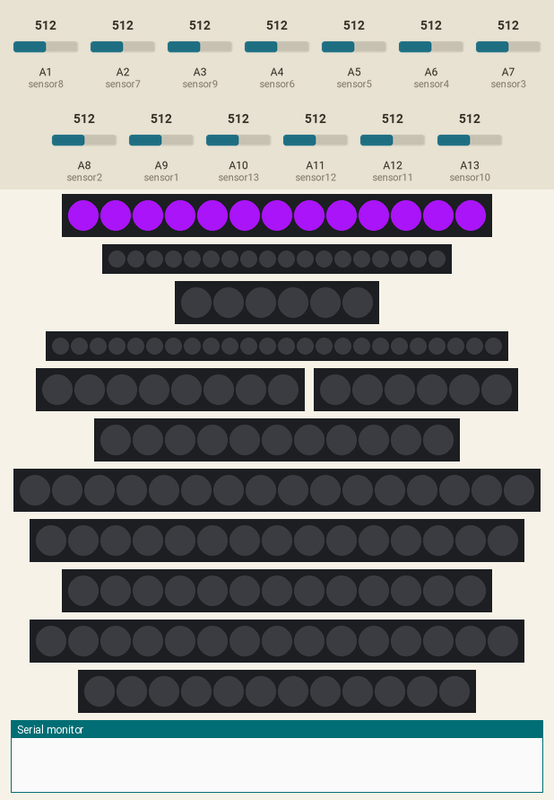
A sketch run on a simulated Arduino Mega 2560, built with avr-gcc and run on an emulated ATmega2560. Shown: 2 × 13 RGB LEDs in strip order, left to right, 18 RGB LEDs in strip order, left to right, 2 × 6 RGB LEDs in strip order, left to right, 24 RGB LEDs in strip order, left to right, 8 RGB LEDs in strip order, left to right, 11 RGB LEDs in strip order, left to right, 16 RGB LEDs in strip order, left to right, 2 × 15 RGB LEDs in strip order, left to right, 12 RGB LEDs in strip order, left to right, the last lines printed to the serial monitor. Inputs (shaded band) come from the test bench; at power-on: A1 (sensor8) = 512, A2 (sensor7) = 512, A3 (sensor9) = 512, A4 (sensor6) = 512, A5 (sensor5) = 512, A6 (sensor4) = 512, A7 (sensor3) = 512, A8 (sensor2) = 512, A9 (sensor1) = 512, A10 (sensor13) = 512, A11 (sensor12) = 512, A12 (sensor11) = 512, A13 (sensor10) = 512. Dim RGB values are drawn brighter than linear; random numbers use the default seed unless the sketch sets one.

Above: at 0.08 s.
At 4.73 s:
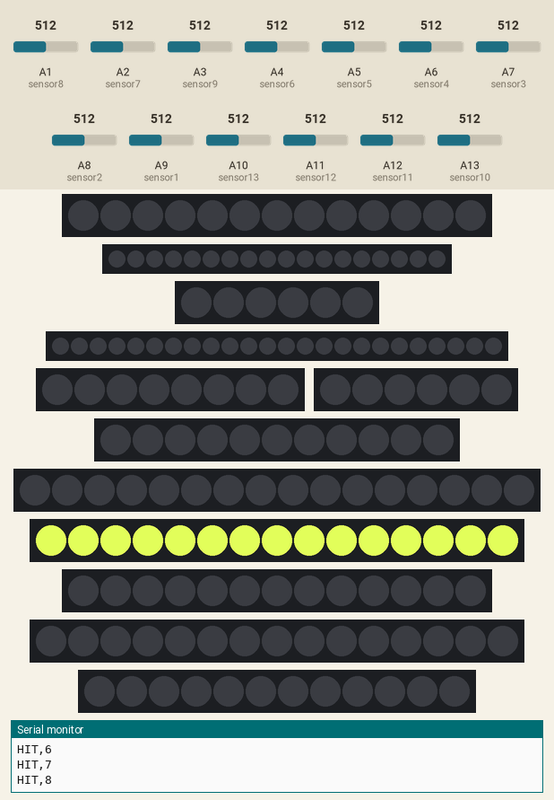
At 9.44 s:
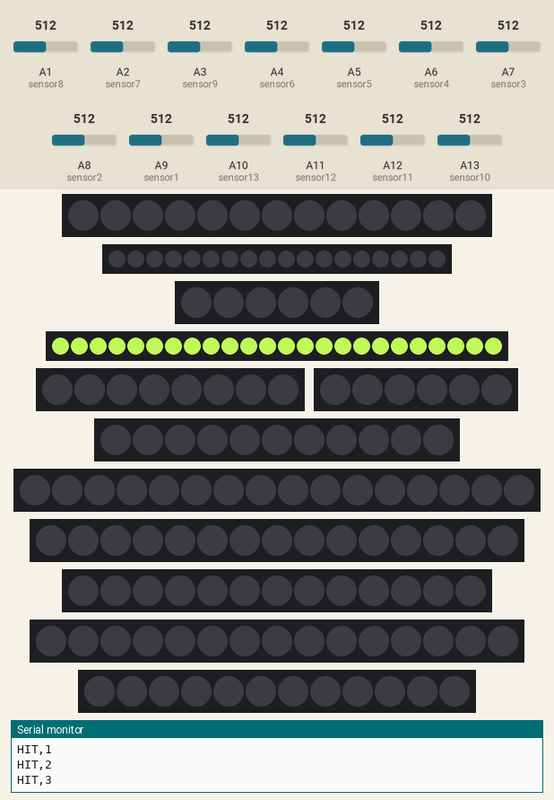
At 19.87 s:
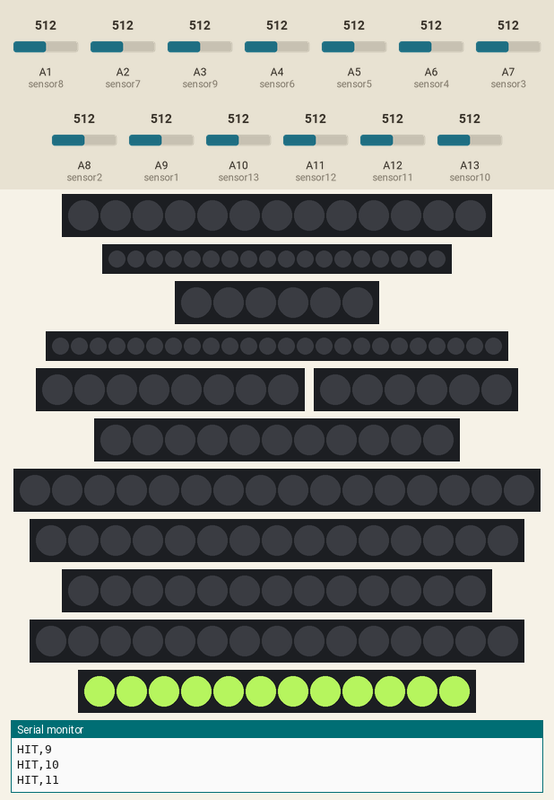
At 29.67 s:
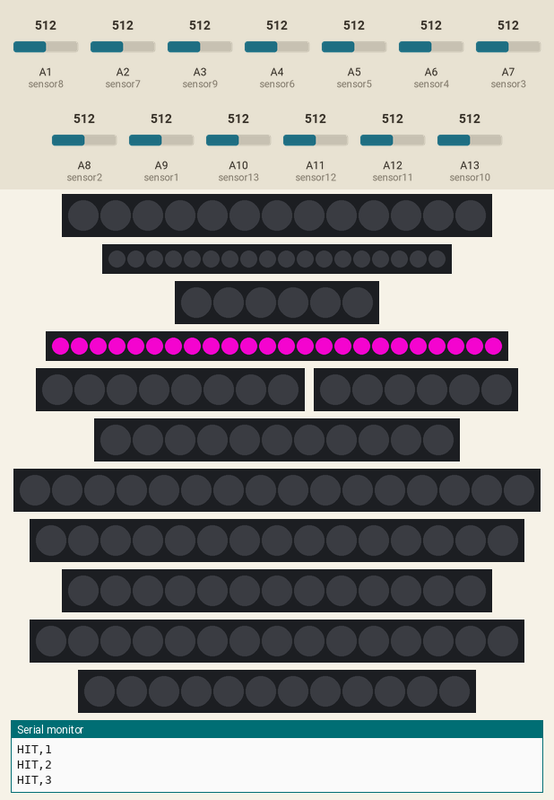
At 39.87 s:
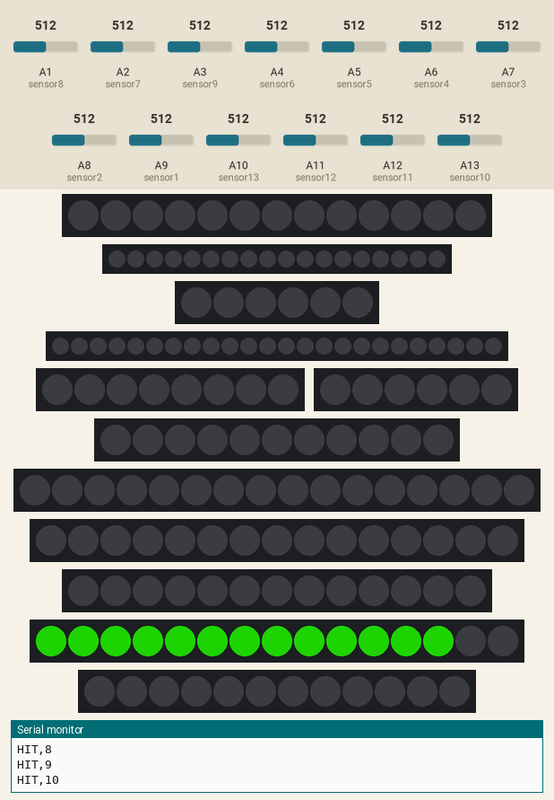
Timing chart, 0 to 40.0 s (numbered marks = the images above):
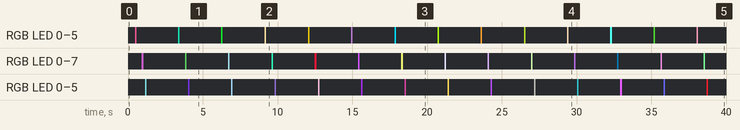

Measured:
- by itself, RGB LED 0–5: off → RGB(79, 142, 143) at 1.1 s, → off 0.10 s later, → RGB(84, 35, 163) 2.8 s later, → off 0.10 s later, … (28 changes in this stretch)
- by itself, RGB LED 0–7: off → RGB(102, 47, 102) at 0.93 s, → off 0.10 s later, → RGB(49, 118, 53) 2.8 s later, → off 0.10 s later, … (28 changes in this stretch)

The sketch:

monolith-final.ino
```cpp
#include <Adafruit_NeoPixel.h>

#define NUM_LIGHTS  4

int period = 300000;
int period2 = 100000;
unsigned long time_now = 0;

#define PIN1 12
#define PIN2 11
#define PIN3 10
#define PIN4 9
#define PIN5 6
#define PIN6 8
#define PIN7 7

#define PIN8 44
#define PIN9 46
#define PIN10 2
#define PIN11 3
#define PIN12 4
#define PIN13 5

int sensor1 = A9;
int sensor2 = A8;
int sensor3 = A7;
int sensor4 = A6;
int sensor5 = A5;
int sensor6 = A4;
int sensor7 = A2;
int sensor8 = A1;
int sensor9 = A3;
int sensor10 = A13;
int sensor11 = A12;
int sensor12 = A11;
int sensor13 = A10;

int sensorReading1;
int sensorReading2;
int sensorReading3;
int sensorReading4;
int sensorReading5;
int sensorReading6;
int sensorReading7;
int sensorReading8;
int sensorReading9;
int sensorReading10;
int sensorReading11;
int sensorReading12;
int sensorReading13;

int sensorState1;
int lastSensorState1;
int sensorState2;
int lastSensorState2;
int sensorState3;
int lastSensorState3;
int sensorState4;
int lastSensorState4;
int sensorState5;
int lastSensorState5;
int sensorState6;
int lastSensorState6;
int sensorState7;
int lastSensorState7;
int sensorState8;
int lastSensorState8;
int sensorState9;
int lastSensorState9;
int sensorState10;
int lastSensorState10;
int sensorState11;
int lastSensorState11;
int sensorState12;
int lastSensorState12;
int sensorState13;
int lastSensorState13;

int num1 = 13;
int num2 = 18;
int num3 = 6;
int num4 = 24;
int num5 = 8;
int num6 = 6;
int num7 = 11;
int num8 = 16;
int num9 = 15;
int num10 = 13;
int num11 = 15;
int num12 = 12;
int num13 = 18;


int brightness = 50;
int threshold = 1;
int startTimer;
int count=1;
// Parameter 1 = number of pixels in strip
// Parameter 2 = Arduino pin number (most are valid)
// Parameter 3 = pixel type flags, add together as needed:
//   NEO_KHZ800  800 KHz bitstream (most NeoPixel products w/WS2812 LEDs)
//   NEO_KHZ400  400 KHz (classic 'v1' (not v2) FLORA pixels, WS2811 drivers)
//   NEO_GRB     Pixels are wired for GRB bitstream (most NeoPixel products)
//   NEO_RGB     Pixels are wired for RGB bitstream (v1 FLORA pixels, not v2)
//   NEO_RGBW    Pixels are wired for RGBW bitstream (NeoPixel RGBW products)
Adafruit_NeoPixel strip1 = Adafruit_NeoPixel(13, PIN1, NEO_GRB + NEO_KHZ800);
Adafruit_NeoPixel strip2 = Adafruit_NeoPixel(18, PIN2, NEO_GRB + NEO_KHZ800);
Adafruit_NeoPixel strip3 = Adafruit_NeoPixel(6, PIN3, NEO_GRB + NEO_KHZ800);
Adafruit_NeoPixel strip4 = Adafruit_NeoPixel(24, PIN4, NEO_GRB + NEO_KHZ800);
Adafruit_NeoPixel strip5 = Adafruit_NeoPixel(8, PIN5, NEO_GRB + NEO_KHZ800);
Adafruit_NeoPixel strip6 = Adafruit_NeoPixel(6, PIN6, NEO_GRB + NEO_KHZ800);
Adafruit_NeoPixel strip7 = Adafruit_NeoPixel(11, PIN7, NEO_GRB + NEO_KHZ800);

Adafruit_NeoPixel strip8 = Adafruit_NeoPixel(16, PIN8, NEO_GRB + NEO_KHZ800);
Adafruit_NeoPixel strip9 = Adafruit_NeoPixel(15, PIN9, NEO_GRB + NEO_KHZ800);
Adafruit_NeoPixel strip10 = Adafruit_NeoPixel(13, PIN10, NEO_GRB + NEO_KHZ800);
Adafruit_NeoPixel strip11 = Adafruit_NeoPixel(15, PIN11, NEO_GRB + NEO_KHZ800);
Adafruit_NeoPixel strip12 = Adafruit_NeoPixel(12, PIN12, NEO_GRB + NEO_KHZ800);
Adafruit_NeoPixel strip13 = Adafruit_NeoPixel(18, PIN13, NEO_GRB + NEO_KHZ800);

uint32_t low1;
uint32_t high1;
uint32_t low2;
uint32_t high2;
uint32_t low3;
uint32_t high3;
uint32_t low4;
uint32_t high4;
uint32_t low5;
uint32_t high5;
uint32_t low6;
uint32_t high6;
uint32_t low7;
uint32_t high7;
uint32_t low8;
uint32_t high8;
uint32_t low9;
uint32_t high9;
uint32_t low10;
uint32_t high10;
uint32_t low11;
uint32_t high11;
uint32_t low12;
uint32_t high12;
uint32_t low13;
uint32_t high13;

uint32_t change;


void setup() {
  Serial.begin(9600);

  strip1.begin();
  strip1.show(); // Initialize all pixels to 'off'
  strip2.begin();
  strip2.show();
  strip3.begin();
  strip3.show();
  strip4.begin();
  strip4.show();
  strip5.begin();
  strip5.show();
  strip6.begin();
  strip6.show();
  strip7.begin();
  strip7.show();

  strip8.begin();
  strip8.show();
  strip9.begin();
  strip9.show();
  strip10.begin();
  strip10.show();
  strip11.begin();
  strip11.show();
  strip12.begin();
  strip12.show();
  strip13.begin();
  strip13.show();

//clear out
  strip1.clear();
  strip2.clear();
  strip3.clear();
  strip4.clear();
  strip5.clear();
  strip6.clear();
  strip7.clear();
  strip8.clear();
  strip9.clear();
  strip10.clear();
  strip11.clear();
  strip12.clear();
  strip13.clear();

}

void loop() {
  sensorReading1 = analogRead(sensor1);
  sensorReading2 = analogRead(sensor2);
  sensorReading3 = analogRead(sensor3);
  sensorReading4 = analogRead(sensor4);
  sensorReading5 = analogRead(sensor5);
  sensorReading6 = analogRead(sensor6);
  sensorReading7 = analogRead(sensor7);
  sensorReading8 = analogRead(sensor8);
  sensorReading9 = analogRead(sensor9);
  sensorReading10 = analogRead(sensor10);
  sensorReading11 = analogRead(sensor11);
  sensorReading12 = analogRead(sensor12);
  sensorReading13 = analogRead(sensor13);


//  Serial.print("Sensor 1 reading: ");
//  Serial.println(sensorReading1);
//  Serial.print("Sensor 2 reading: ");
//  Serial.println(sensorReading2);
//  Serial.print("Sensor 3 reading: ");
//  Serial.println(sensorReading3);
//  Serial.print("Sensor 4 reading: ");
//  Serial.println(sensorReading4);
//  Serial.print("Sensor 5 reading: ");
//  Serial.println(sensorReading5);
//  Serial.print("Sensor 6 reading: ");
//  Serial.println(sensorReading6);
//  Serial.print("Sensor 7 reading: ");
//  Serial.println(sensorReading7);
//  Serial.print("Sensor 8 reading: ");
//  Serial.println(sensorReading8);
//  Serial.print("Sensor 9 reading: ");
//  Serial.println(sensorReading9);
//  Serial.print("Sensor 10 reading: ");
//  Serial.println(sensorReading10);

  low1 = strip1.Color(0, 0, 0);
  high1 = strip1.Color(random(0,255), random(0,255), random(0,255));
  low2 = strip2.Color(0, 0, 0);
  high2 = strip2.Color(random(0,255), random(0,255), random(0,255));
  low3 = strip3.Color(0, 0, 0);
  high3 = strip3.Color(random(0,255), random(0,255), random(0,255));
  low4 = strip4.Color(0, 0, 0);
  high4 = strip4.Color(random(0,255), random(0,255), random(0,255));
  low5 = strip5.Color(0, 0, 0);
  high5 = strip5.Color(random(0,255), random(0,255), random(0,255));
  low6 = strip6.Color(0, 0, 0);
  high6 = strip6.Color(random(0,255), random(0,255), random(0,255));
  low7 = strip7.Color(0, 0, 0);
  high7 = strip7.Color(random(0,255), random(0,255), random(0,255));
  low8 = strip8.Color(0, 0, 0);
  high8 = strip8.Color(random(0,255), random(0,255), random(0,255));
  low9 = strip9.Color(0, 0, 0);
  high9 = strip9.Color(random(0,255), random(0,255), random(0,255));
  low10 = strip10.Color(0, 0, 0);
  high10 = strip10.Color(random(0,255), random(0,255), random(0,255));
  low11 = strip11.Color(0, 0, 0);
  high11 = strip11.Color(random(0,255), random(0,255), random(0,255));
  low12 = strip12.Color(0, 0, 0);
  high12 = strip12.Color(random(0,255), random(0,255), random(0,255));
  low13 = strip13.Color(0, 0, 0);
  high13 = strip13.Color(random(0,255), random(0,255), random(0,255));

  hits();

  //waits after 5 minutes to time out.
  if(millis() > time_now + period){
    time_now = millis();
    crazy();
  }

//  if(millis() > time_now + period2){
//        time_now = millis();
//        fades();
//  }

}


/////////////////////
void hits(){

  if(sensorReading1 >threshold){

    // Turn them off
    for( int i = 0; i<num1; i++){
        strip1.setPixelColor(i, high1);
        strip1.show();
    }
    delay(100);

    for( int i = 0; i<num1; i++){
        strip1.setPixelColor(i, low1);
        strip1.show();
    }
    delay(100);
    Serial.println("HIT,1");
    }

  if(sensorReading2 >threshold){

    // Turn them off
    for( int i = 0; i<num2; i++){
        strip2.setPixelColor(i, high2);
        strip2.show();
    }
    delay(100);

    for( int i = 0; i<num2; i++){
        strip2.setPixelColor(i, low2);
        strip2.show();
    }
    delay(100);
    Serial.println("HIT,2");
    }

if(sensorReading3 >threshold){

    // Turn them off
    for( int i = 0; i<num3; i++){
        strip3.setPixelColor(i, high3);
        strip3.show();
    }
    delay(100);

    for( int i = 0; i<num3; i++){
        strip3.setPixelColor(i, low3);
        strip3.show();
    }
    delay(100);
        Serial.println("HIT,3");

    }

    if(sensorReading4 >threshold){

    // Turn them on
    for( int i = 0; i<num4; i++){
        strip4.setPixelColor(i, high4);
        strip4.show();
    }
    delay(100);
    // Turn them off
    for( int i = 0; i<num4; i++){
        strip4.setPixelColor(i, low4);
        strip4.show();
    }
    delay(100);
        Serial.println("HIT,4");

    }

      if(sensorReading5 >threshold){

    // Turn them off
    for( int i = 0; i<num5; i++){
        strip5.setPixelColor(i, high5);
        strip5.show();
    }
    delay(100);

    for( int i = 0; i<num5; i++){
        strip5.setPixelColor(i, low5);
        strip5.show();
    }
    delay(100);
        Serial.println("HIT,5");

    }

          if(sensorReading6 >threshold){

    // Turn them off
    for( int i = 0; i<num6; i++){
        strip6.setPixelColor(i, high6);
        strip6.show();
    }
    delay(100);

    for( int i = 0; i<num6; i++){
        strip6.setPixelColor(i, low6);
        strip6.show();
    }
    delay(100);
        Serial.println("HIT,6");

    }

          if(sensorReading7 >threshold){

    // Turn them off
    for( int i = 0; i<num7; i++){
        strip7.setPixelColor(i, high7);
        strip7.show();
    }
    delay(100);

    for( int i = 0; i<num7; i++){
        strip7.setPixelColor(i, low7);
        strip7.show();
    }
    delay(100);
        Serial.println("HIT,7");

    }


       if(sensorReading8 >threshold){

    // Turn them off
    for( int i = 0; i<num8; i++){
        strip8.setPixelColor(i, high8);
        strip8.show();
    }
    delay(100);

    for( int i = 0; i<num8; i++){
        strip8.setPixelColor(i, low8);
        strip8.show();
    }
    delay(100);
        Serial.println("HIT,8");

    }


        if(sensorReading9 >threshold){

    // Turn them off
    for( int i = 0; i<num9; i++){
        strip9.setPixelColor(i, high9);
        strip9.show();
    }
    delay(100);

    for( int i = 0; i<num9; i++){
        strip9.setPixelColor(i, low9);
        strip9.show();
    }
    delay(100);
        Serial.println("HIT,9");

    }

  if(sensorReading10 >threshold){

    // Turn them off
    for( int i = 0; i<num10; i++){
        strip10.setPixelColor(i, high10);
        strip10.show();
    }
    delay(100);

    for( int i = 0; i<num10; i++){
        strip10.setPixelColor(i, low10);
        strip10.show();
    }
    delay(100);
        Serial.println("HIT,10");

    }


          if(sensorReading11 >threshold){

    // Turn them off
    for( int i = 0; i<num10; i++){
        strip11.setPixelColor(i, high11);
        strip11.show();
    }
    delay(100);

    for( int i = 0; i<num11; i++){
        strip11.setPixelColor(i, low11);
        strip11.show();
    }
    delay(100);
        Serial.println("HIT,11");

    }


     if(sensorReading12 >threshold){

    // Turn them off
    for( int i = 0; i<num10; i++){
        strip12.setPixelColor(i, high12);
        strip12.show();
    }
    delay(100);

    for( int i = 0; i<num12; i++){
        strip12.setPixelColor(i, low12);
        strip12.show();
    }
    delay(100);
        Serial.println("HIT,12");

    }


     if(sensorReading13 >threshold){

    // Turn them off
    for( int i = 0; i<num13; i++){
        strip13.setPixelColor(i, high13);
        strip13.show();
    }
    delay(100);

    for( int i = 0; i<num13; i++){
        strip13.setPixelColor(i, low13);
        strip13.show();
    }
    delay(100);
        Serial.println("HIT,13");

    }
}

//////////////////////////
void fades(){

  for( int i = 0; i<num1; i++){
        strip1.setPixelColor(i, high1);
        strip1.show();
  }

    for( int i = 0; i<num2; i++){
        strip2.setPixelColor(i, high2);
        strip2.show();
    }

    for( int i = 0; i<num3; i++){
        strip3.setPixelColor(i, high3);
        strip3.show();
    }

for( int i = 0; i<num4; i++){
        strip4.setPixelColor(i, high4);
        strip4.show();
    }

 for( int i = 0; i<num5; i++){
        strip5.setPixelColor(i, high5);
        strip5.show();
    }

    for( int i = 0; i<num6; i++){
        strip6.setPixelColor(i, high6);
        strip6.show();
    }

 for( int i = 0; i<num7; i++){
        strip7.setPixelColor(i, high7);
        strip7.show();
    }

for( int i = 0; i<num8; i++){
        strip8.setPixelColor(i, high8);
        strip8.show();
    }

        for( int i = 0; i<num9; i++){
        strip9.setPixelColor(i, high9);
        strip9.show();
    }

for( int i = 0; i<num10; i++){
        strip10.setPixelColor(i, high10);
        strip10.show();
    }

    for( int i = 0; i<num10; i++){
        strip11.setPixelColor(i, high11);
        strip11.show();
    }

    for( int i = 0; i<num10; i++){
        strip12.setPixelColor(i, high12);
        strip12.show();
    }

    for( int i = 0; i<num13; i++){
        strip13.setPixelColor(i, high13);
        strip13.show();
    }
  }

void crazy(){
  for( int i = 0; i<num1; i++){
        strip1.setPixelColor(i, high1);
        strip1.show();
  }
   delay(100);

  for( int i = 0; i<num1; i++){
        strip1.setPixelColor(i, low1);
        strip1.show();
    }
    delay(100);
    for( int i = 0; i<num2; i++){
        strip2.setPixelColor(i, high2);
        strip2.show();
    }
    delay(100);

    for( int i = 0; i<num2; i++){
        strip2.setPixelColor(i, low2);
        strip2.show();
    }
    delay(100);
    for( int i = 0; i<num3; i++){
        strip3.setPixelColor(i, high3);
        strip3.show();
    }
    delay(100);

    for( int i = 0; i<num3; i++){
        strip3.setPixelColor(i, low3);
        strip3.show();
    }
    delay(100);
for( int i = 0; i<num4; i++){
        strip4.setPixelColor(i, high4);
        strip4.show();
    }
    delay(100);

    for( int i = 0; i<num4; i++){
        strip4.setPixelColor(i, low4);
        strip4.show();
    }
    delay(100);
 for( int i = 0; i<num5; i++){
        strip5.setPixelColor(i, high5);
        strip5.show();
    }
    delay(100);

    for( int i = 0; i<num5; i++){
        strip5.setPixelColor(i, low5);
        strip5.show();
    }
    delay(100);
    for( int i = 0; i<num6; i++){
        strip6.setPixelColor(i, high6);
        strip6.show();
    }
    delay(100);

    for( int i = 0; i<num6; i++){
        strip6.setPixelColor(i, low6);
        strip6.show();
    }
    delay(100);
 for( int i = 0; i<num7; i++){
        strip7.setPixelColor(i, high7);
        strip7.show();
    }
    delay(100);

    for( int i = 0; i<num7; i++){
        strip7.setPixelColor(i, low7);
        strip7.show();
    }
    delay(100);
for( int i = 0; i<num8; i++){
        strip8.setPixelColor(i, high8);
        strip8.show();
    }
    delay(100);

    for( int i = 0; i<num8; i++){
        strip8.setPixelColor(i, low8);
        strip8.show();
    }
    delay(100);
        for( int i = 0; i<num9; i++){
        strip9.setPixelColor(i, high9);
        strip9.show();
    }
    delay(100);

    for( int i = 0; i<num9; i++){
        strip9.setPixelColor(i, low9);
        strip9.show();
    }
    delay(100);
for( int i = 0; i<num10; i++){
        strip10.setPixelColor(i, high10);
        strip10.show();
    }
    delay(100);

    for( int i = 0; i<num10; i++){
        strip10.setPixelColor(i, low10);
        strip10.show();
    }
    delay(100);
    for( int i = 0; i<num10; i++){
        strip11.setPixelColor(i, high11);
        strip11.show();
    }
    delay(100);

    for( int i = 0; i<num11; i++){
        strip11.setPixelColor(i, low11);
        strip11.show();
    }
    delay(100);
    for( int i = 0; i<num10; i++){
        strip12.setPixelColor(i, high12);
        strip12.show();
    }
    delay(100);

    for( int i = 0; i<num12; i++){
        strip12.setPixelColor(i, low12);
        strip12.show();
    }
    delay(100);
    for( int i = 0; i<num13; i++){
        strip13.setPixelColor(i, high13);
        strip13.show();
    }
    delay(100);

    for( int i = 0; i<num13; i++){
        strip13.setPixelColor(i, low13);
        strip13.show();
    }
    delay(100);
  }
```
